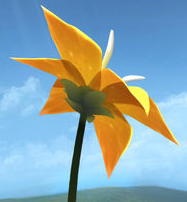
%> input picture flower.png, 187 x 202 px
$ octave Chapter2_3_indexed_color_images.m   (GNU Octave 9; MATLAB toolbox functions it lacks are replaced by stand-ins)
%> lines starting %> are read from the running program, lines starting %| are printed output that depends on the picture
clear all;
w=imread('flower.png');%read a rgb image
%> w is the input picture: size 202x187x3 uint8; mean R, G, B 139, 166.4, 175.7
imshow(w);impixelinfo;%test and show
[w_indexed,map]=rgb2ind(w,16);%rgb to indexed color image (16 indicies)
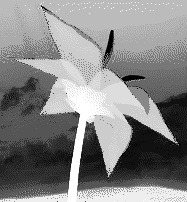
%> w_indexed: size 202x187 uint8; min 0, max 15, mean 7.86; drawn with min black and max white
%> map = 16 rows, first 12: [0.929 0.949 0.851; 0.722 0.894 0.992; 0.655 0.863 0.992; 0.596 0.824 0.973; 0.761 0.741 0.565; 0.533 0.776 0.945; 0.463 0.706 0.898; 0.396 0.643 0.859; 0.973 0.925 0.392; 0.467 0.627 0.678; 0.353 0.584 0.808; 0.322 0.525 0.741]
imwrite(w_indexed,'flower_indexed.png');%form a new image file
imwrite(w_indexed,map,'flower_indexed_with_map.png')%write in with map
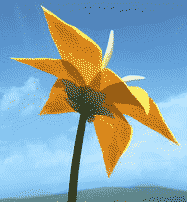
%> saved as flower_indexed_with_map.png: size 202x187x3 uint8; mean R, G, B 138.5, 166.4, 175.9

w_new=imread('flower_indexed.png');%read a indexed color image
figure,imshow(w_new),impixelinfo;%show,but get a dark image

figure,imshow(w_new,map),impixelinfo;
%Assigning the image to a single matrix picks up only the index

c136r58=impixel(w,136,58);%pixel value of rgb image
%> c136r58 = [94 156 215]
c136r58_indexed=impixel(w_new,136,58);%pixel value of indexed color image
%> c136r58_indexed = [7 7 7]
